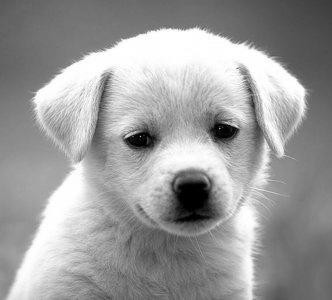
#> input picture puppy.jpeg, 332 x 300 px
$ jupyter execute Histogram.ipynb
#> lines starting #> are read from the running program, lines starting #| are printed output that depends on the picture
[cell 1]
import cv2
import matplotlib.pyplot as plt
plt.set_cmap("gray")
im = cv2.imread("puppy.jpeg",0)              # Input image
#> im is the input picture: shape (300, 332); min 0, max 255, mean 155.7
plt.imshow(im)
plt.show()
d = {}                                       # Create empty dictionary
h,w = im.shape[0:2]
#> h = 300; w = 332
for i in range(h):
    for j in range(w):
        d[im[i,j]] = d.get(im[i,j],0)+1      # Increasing the count of every pixel
#> after the loop, d = 256 items

lst = []
for item in sorted(d):
    lst.append(d[item])                      # Create new list and append the sorted items
#> after the loop, lst = 256 values, max 2786 at index 254, min 14 at index 31, mean 389.1

plt.plot(lst)
plt.show()
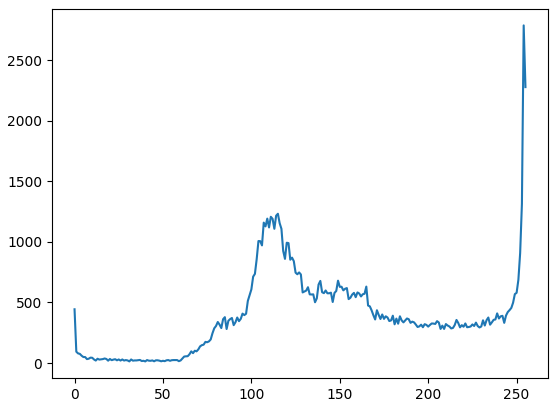
#> figure drawn by matplotlib, 1 panel; curve peaks at x = 254, y = 2786

hist = cv2.calcHist([im],[0],None,[256],[0,256])    # In built function to calculate Histogram, used to compare our result
#> hist has the same summary as lst
plt.plot(hist)
plt.show()
